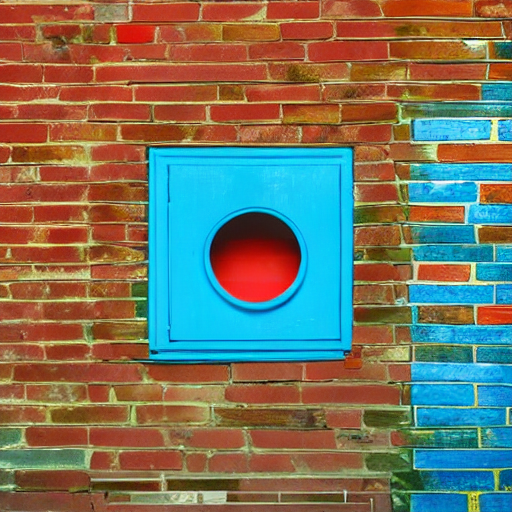
#> input picture mps_test_float32精度.png, 512 x 512 px
$ python -i canny_processor.py   (imports and definitions only)
#> lines starting #> are read from the running program, lines starting #| are printed output that depends on the picture
"""
Canny边缘检测处理器
"""
import cv2
import numpy as np
from PIL import Image
import logging
from config import ModelConfig

logger = logging.getLogger(__name__)

class CannyProcessor:
    """Canny边缘检测处理器"""

    def __init__(self, low_threshold: int = ModelConfig.CANNY_LOW_THRESHOLD,
                 high_threshold: int = ModelConfig.CANNY_HIGH_THRESHOLD):
        self.low_threshold = low_threshold
        self.high_threshold = high_threshold

    def process_image(self, image: Image.Image, save_path: str = None) -> Image.Image:
        """
        对图像进行Canny边缘检测

        Args:
            image: 输入的PIL图像
            save_path: 可选的保存路径

        Returns:
            处理后的边缘图像
        """
        logger.info("开始Canny边缘检测处理...")

        # 转换为numpy数组
        image_array = np.array(image)

        # 转换为灰度图
        if len(image_array.shape) == 3:
            gray_image = cv2.cvtColor(image_array, cv2.COLOR_RGB2GRAY)
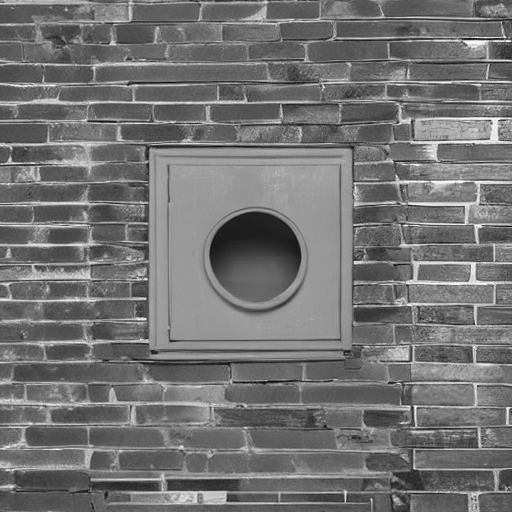
#> gray_image: shape (512, 512); min 6, max 253, mean 114.6
        else:
            gray_image = image_array

        # 应用Canny边缘检测
        canny_edges = cv2.Canny(gray_image, self.low_threshold, self.high_threshold)
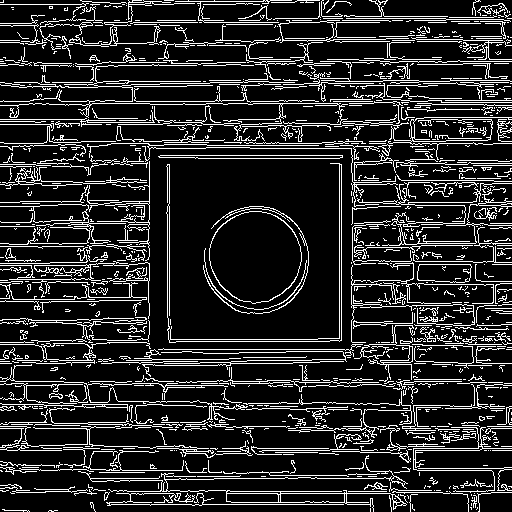
#> canny_edges: shape (512, 512); 15.8% white in thin lines or dots

        # 转换回PIL图像（RGB格式）
        canny_image = Image.fromarray(canny_edges).convert("RGB")
#> canny_image: PIL image 512x512 RGB; 15.8% white in thin lines or dots

        # 保存图像（如果指定了路径）
        if save_path:
            canny_image.save(save_path)
            logger.info(f"Canny边缘图保存到 {save_path}")

        logger.info("Canny边缘检测处理完成")
        return canny_image

    def process_semantic_map(self, semantic_image: Image.Image, save_path: str = None) -> Image.Image:
        """
        专门处理语义地图的Canny边缘检测

        Args:
            semantic_image: 语义地图图像
            save_path: 可选的保存路径

        Returns:
            边缘检测结果图像
        """
        return self.process_image(semantic_image, save_path)

>>> import cv2
>>> picture = cv2.cvtColor(cv2.imread('../mps_test_float32精度.png'), cv2.COLOR_BGR2RGB)
>>> result = CannyProcessor().process_image(picture)
